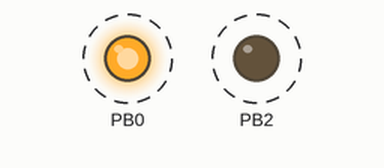
Bench run of a program on a simulated ATmega328P, built with avr-gcc and emulated at 1 MHz (the files do not name the chip). Parts: output pins drawn as LEDs (lit = HIGH). Dashed ring = blinking.

Above: at 0.5 s.
Timing chart, 0 to 4.6 s (numbered marks = the images above):
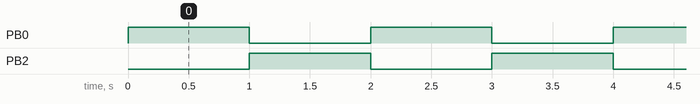

The program:

main.c
```c
/*
    Programa Hola Mundo en Bare Metal
    Enciende y apaga un led a través del pin PB0 y utilizando funciones de la libreria avr/io.h
*/

#define F_CPU 1000000UL

#include <avr/io.h>
#include <util/delay.h>


int main(void) {

    // seteo el registro Data Direction Register B como entrada o salida, en este caso como salida = el bit 0 y el bit 3
    // el primero miembro indica que al 1 decimal(0b00000001) se le hace un corrimiento hacia la izquierda de 0 unidades, ya que DB0 = 0
    // el segundo miembro indica que al 1 decimal(0b00000001) se le hace un corrimiento hacia la izquierda de 2 unidades, ya que DB2 = 2
    // DDRB = DDRB | 0b00000001 | 0b00000100
    //     0b00000000
    // OR  0b00000001
    // OR  0b00000100
    // =   0b00000101
    DDRB |= (1 << DDB0) | (1 << DDB2);

    while (1)
    {
        // ENCENDER PB0
        //     0b00000000
        // OR  0b00000001
        // =   0b00000001
        PORTB |= (1 << PORTB0);

        // APAGAR PB2
        //     0b00000001
        // AND 0b11111011
        // =   0b00000001
        PORTB &= ~(1 << PORTB2);
        _delay_ms(1000);

        // APAGAR PB0
        //     0b00000001
        // AND 0b11111110
        // =   0b00000000
        PORTB &= ~(1 << PORTB0);

        // ENCENDER PB2
        //     0b00000000
        // OR  0b00000100
        // =   0b00000100
        PORTB |= (1 << PORTB2);
        _delay_ms(1000);

    }
}
```

Measured:
- by itself, PB0, PB2: alternates HIGH for 1.0 s and LOW for 1.0 s
